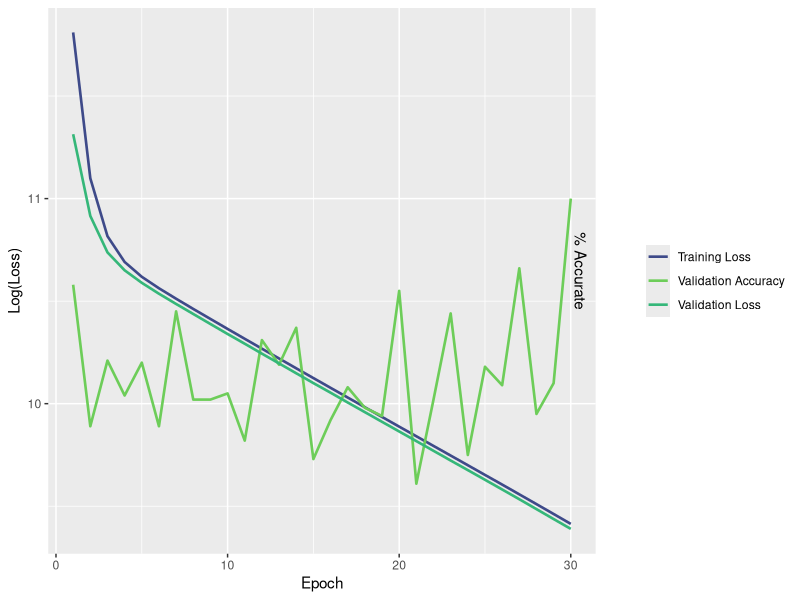

Source code (R):
library(ggplot2)
library(dplyr)
library(tidyr)
library(viridis)

# Read the data
df <- read.csv("results/training_performance_RTNet.csv")

# Plot validation loss and accuracy against epoch
epochs <- 1:30

# convert data to long format
df <- df %>% 
  mutate(X=X+1) %>%
  mutate(TrainingLoss=log(TrainingLoss)) %>%
  mutate(ValLoss=log(ValLoss)) %>%
  pivot_longer(cols=c("TrainingLoss","ValLoss", "ValAcc"),
                          names_to="ValMetric",
                          values_to="value")


# Plot the data
colors = viridis(10)

ggplot(data=df, aes(x=X, y=value)) +
  geom_line(aes(color=ValMetric), size=0.9) +
  scale_color_manual(values=c(
    "TrainingLoss" = colors[3],
    "ValLoss" = colors[7],
    "ValAcc" = colors[8]
  ), name=NULL, labels=c("Training Loss", "Validation Accuracy", "Validation Loss")) + 
  xlab("Epoch") +
  ylab("Log(Loss)") +
  labs(tag="% Accurate") + 
  theme(legend.box.margin=margin(l=20),
    plot.tag = element_text(angle=-90, size=11),
    plot.tag.position=c(.73, 0.55))

